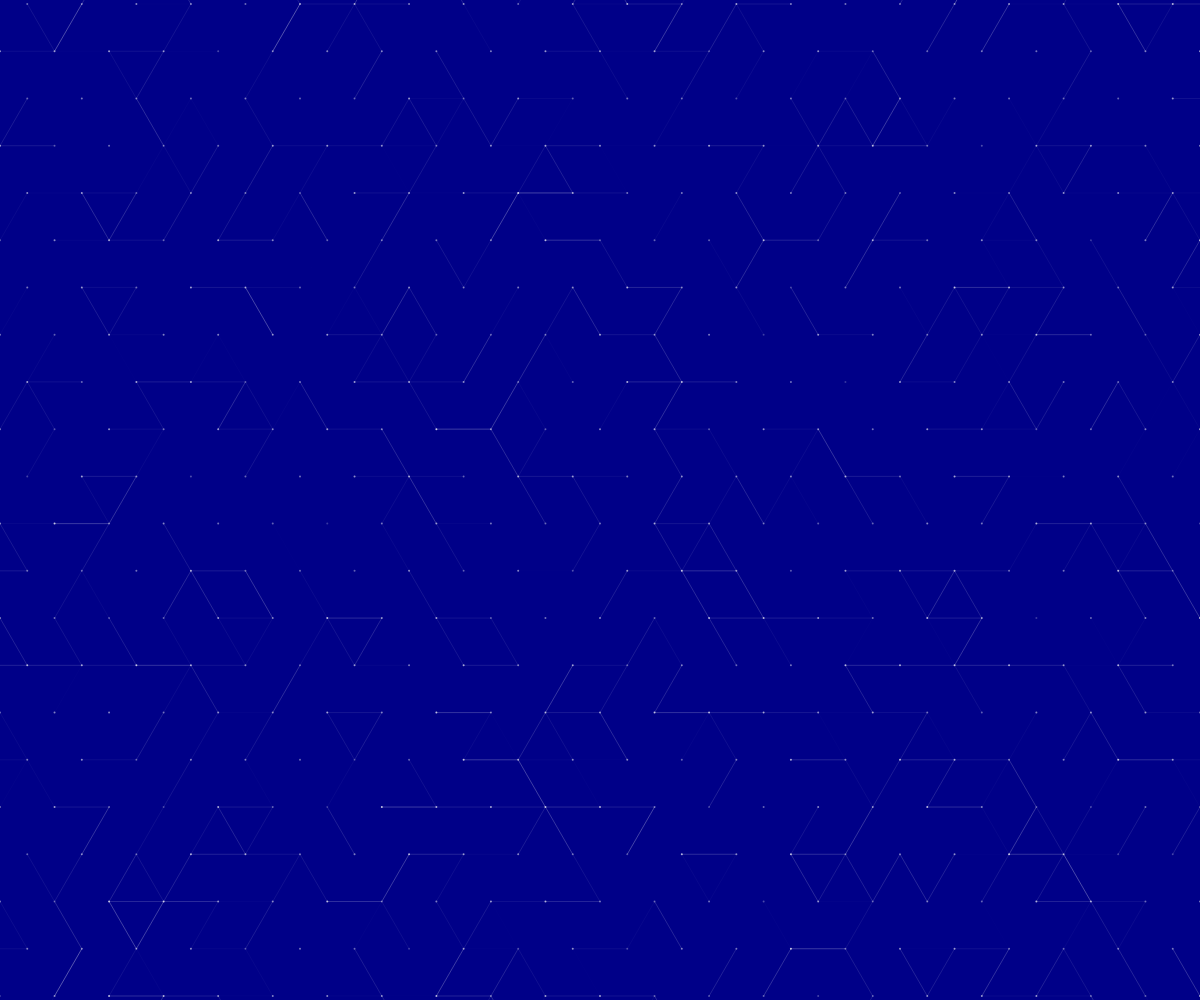
Frame 1 (no input)
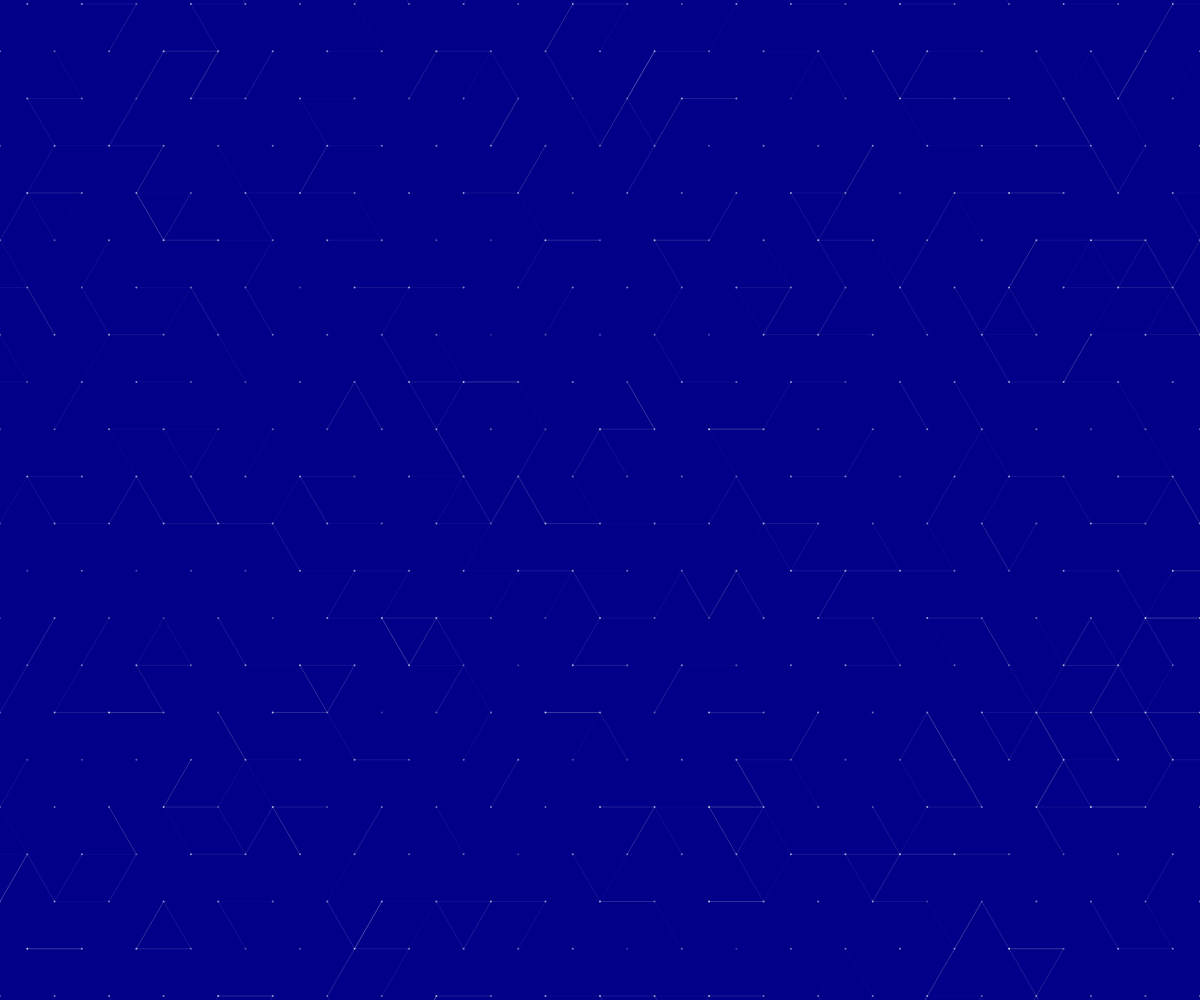
Frame 60 (no input)
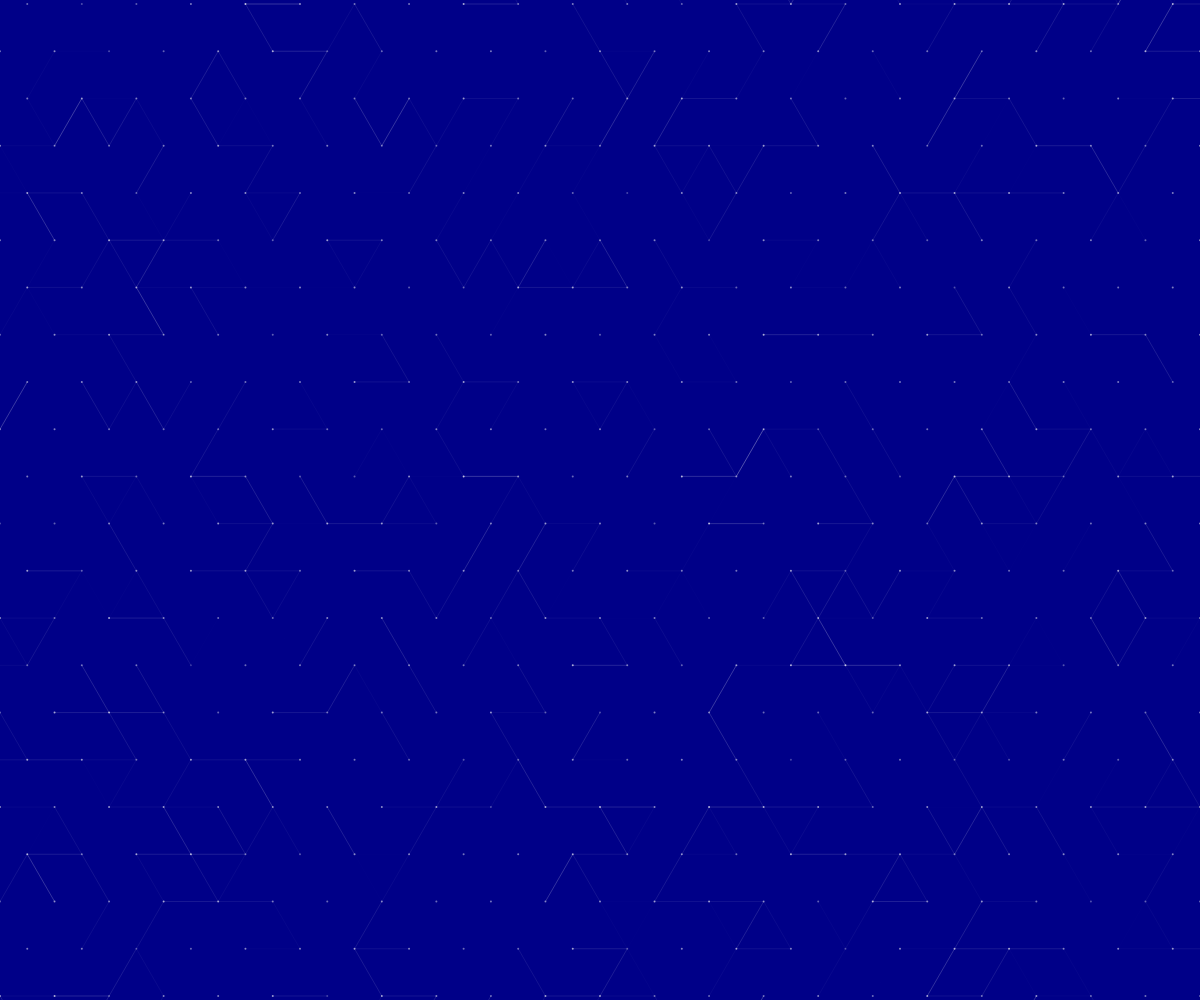
Frame 120 (the mouse pressed at the canvas centre since frame 60)

The p5.js sketch that drew these frames (run headless with seeded random() and noise() and a simulated clock; from frame 60 on, the mouse is pressed at the canvas centre):

// p5.js sketch
// ── sketch.js
let side = 90;
let triHeight;
let yOffset;

function setup() {
  createCanvas(windowWidth, windowHeight);
  angleMode(DEGREES);
  side = width/22;
  triHeight = cos(30)*side;
  
  yOffset = int(height - int(height/triHeight)*triHeight)/2;
  //noiseDetail(4, 0.5);
}


function windowResized() {
  noLoop();
  
  setTimeout(function(){
    loop();
    resizeCanvas(windowWidth, windowHeight);
  }, 500);
}


function draw() {
 
  background("#000088");
  noFill();
  strokeWeight(3);
  stroke(255);
  
  
  
  let evenRow = false;
  for(let y=yOffset; y<height+triHeight; y+=triHeight) {
    evenRow = !evenRow;
    for(let x=evenRow?side/-2:0; x<width; x+=side) {
      tri(x,y);
    }
  }

}

let noiseScale = .1;
let noiseSpeed = .02;
let noiseThreshold = .3;
let lineAlpha = 255;

function tri(x, y) {
    let x1 = x;
    let y1 = y;
    let x2 = x+side;
    let y2 = y;
    let x3 = x+side/2;
    let y3 = y-cos(30)*side;
  
    xc = (x1+x2+x3)/3;
    yc = (y1+y2+y3)/3;
  
    //let c = color(colors[0]);
    //c.setAlpha(noise(xc+x1*noiseScale, yc+y1*noiseScale, frameCount*noiseSpeed)*lineAlpha-64);
    //stroke(c);
  
    strokeWeight(1);
    stroke(255, noise(xc+x1*noiseScale, yc+y1*noiseScale, frameCount*noiseSpeed)*lineAlpha-128);
    line(x1,y1,x2,y2);
    stroke(255, noise(xc+x2*noiseScale, yc+y2*noiseScale, frameCount*noiseSpeed)*lineAlpha-128);
    line(x3,y3,x2,y2);
    //stroke(255, noise(xc+x3*noiseScale, yc+y3*noiseScale, frameCount*noiseSpeed) < noiseThreshold ? lineAlpha : 0);
    stroke(255, noise(xc+x3*noiseScale, yc+y3*noiseScale, frameCount*noiseSpeed)*lineAlpha-128);
    line(x1,y1,x3,y3);
  
    strokeWeight(2);
    //stroke(255);
    stroke(255, noise(xc+x1*noiseScale, yc+y1*noiseScale, frameCount*noiseSpeed)*256);
    point(x1, y1);
}
